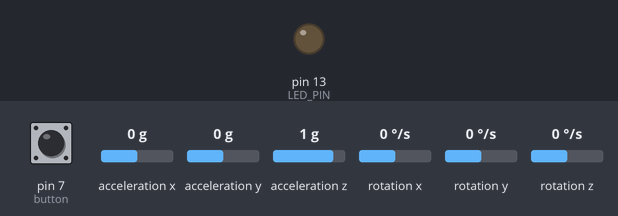
Bench run of a sketch on a simulated Arduino Uno, built with avr-gcc and run on an emulated ATmega328P. Shown: output pins drawn as LEDs (lit = HIGH). Dashed ring = blinking. The test bench sets the inputs (shaded band); at power-on: pin 7 (button) LOW, acceleration x 0 g, acceleration y 0 g, acceleration z 1 g, rotation x 0 °/s, rotation y 0 °/s, rotation z 0 °/s. What the sketch prints to the serial monitor is not drawn.

Above: at 1.2 s.
1.3 s: pin 7 (button) pulled HIGH for 0.15 s
At 1.37 s:
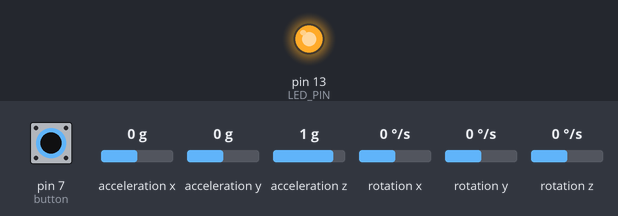
5.9 s: pin 7 (button) pulled HIGH for 1 s
At 7.4 s:
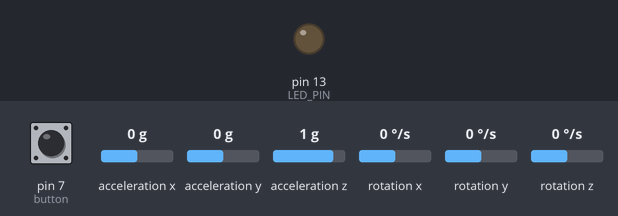
9.9 s: pin 7 (button) pulsed HIGH 2 times (0.12 s each, 0.3 s apart)
At 10.27 s:
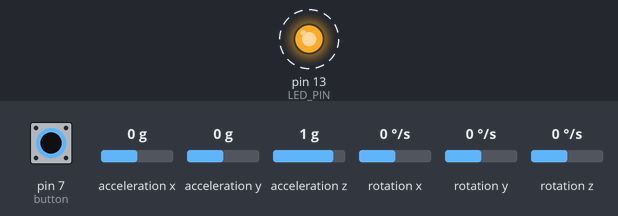
15.0 s: pin 7 (button) driven HIGH
At 15.6 s:
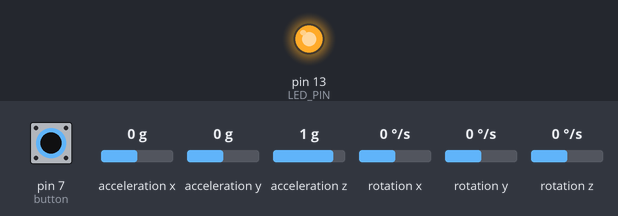
Timing chart, 0 to 17.5 s (numbered marks = the images above; inputs shaded):
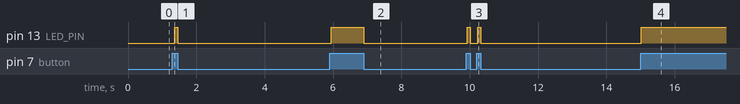

The sketch:

MPU6050_raw.ino
```cpp
// I2C device class (I2Cdev) demonstration Arduino sketch for MPU6050 class
// 10/7/2011 by Jeff Rowberg <jeff@rowberg.net>
// Updates should (hopefully) always be available at https://github.com/jrowberg/i2cdevlib
//
// Changelog:
//     2011-10-07 - initial release

/* ============================================
I2Cdev device library code is placed under the MIT license
Copyright (c) 2011 Jeff Rowberg

Permission is hereby granted, free of charge, to any person obtaining a copy
of this software and associated documentation files (the "Software"), to deal
in the Software without restriction, including without limitation the rights
to use, copy, modify, merge, publish, distribute, sublicense, and/or sell
copies of the Software, and to permit persons to whom the Software is
furnished to do so, subject to the following conditions:

The above copyright notice and this permission notice shall be included in
all copies or substantial portions of the Software.

THE SOFTWARE IS PROVIDED "AS IS", WITHOUT WARRANTY OF ANY KIND, EXPRESS OR
IMPLIED, INCLUDING BUT NOT LIMITED TO THE WARRANTIES OF MERCHANTABILITY,
FITNESS FOR A PARTICULAR PURPOSE AND NONINFRINGEMENT. IN NO EVENT SHALL THE
AUTHORS OR COPYRIGHT HOLDERS BE LIABLE FOR ANY CLAIM, DAMAGES OR OTHER
LIABILITY, WHETHER IN AN ACTION OF CONTRACT, TORT OR OTHERWISE, ARISING FROM,
OUT OF OR IN CONNECTION WITH THE SOFTWARE OR THE USE OR OTHER DEALINGS IN
THE SOFTWARE.
===============================================
*/

// Arduino Wire library is required if I2Cdev I2CDEV_ARDUINO_WIRE implementation
// is used in I2Cdev.h
#include "Wire.h"

// I2Cdev and MPU6050 must be installed as libraries, or else the .cpp/.h files
// for both classes must be in the include path of your project
#include "I2Cdev.h"
#include "MPU6050.h"

// class default I2C address is 0x68
// specific I2C addresses may be passed as a parameter here
// AD0 low = 0x68 (default for InvenSense evaluation board)
// AD0 high = 0x69
MPU6050 accelgyro;

int16_t ax, ay, az;
int16_t gx, gy, gz;

#define button 7
#define LED_PIN 13
int button_action = 0;

void setup() {
    // join I2C bus (I2Cdev library doesn't do this automatically)
    Wire.begin();

    // initialize serial communication
    // (38400 chosen because it works as well at 8MHz as it does at 16MHz, but
    // it's really up to you depending on your project)
    Serial.begin(9600);

    // initialize device
    //Serial.println("Initializing I2C devices...");
    accelgyro.initialize();

    // verify connection
    //Serial.println("Testing device connections...");
    //Serial.println(accelgyro.testConnection() ? "MPU6050 connection successful" : "MPU6050 connection failed");

    // configure Arduino LED for
    pinMode(LED_PIN, OUTPUT);
    pinMode(button,INPUT);
}

void loop() {
    // read raw accel/gyro measurements from device
    accelgyro.getMotion6(&ax, &ay, &az, &gx, &gy, &gz);

    // these methods (and a few others) are also available
    //accelgyro.getAcceleration(&ax, &ay, &az);
    //accelgyro.getRotation(&gx, &gy, &gz);

    // display tab-separated accel/gyro x/y/z values
    //Serial.print("a/g:\t");
    Serial.print(ax); Serial.print(",");
    Serial.print(ay); Serial.print(",");
    Serial.print(az); Serial.print(",");
    Serial.print(gx); Serial.print(",");
    Serial.print(gy); Serial.print(",");
    Serial.print(gz); Serial.print(" ");

    if(digitalRead(button) ==HIGH ){
        digitalWrite(LED_PIN,HIGH);
        Serial.print("a");
        delay(10);
        while(digitalRead(button) == HIGH){delay(1);}
        digitalWrite(LED_PIN,LOW);
    }
    delay(100);

}
```

Measured:
- after the input at 1.3 s, pin 13 (LED_PIN): LOW → HIGH after 0.06 s, → LOW 0.09 s later
- after the input at 5.9 s, pin 13 (LED_PIN): LOW → HIGH after 0.05 s, → LOW 0.95 s later
- after the input at 9.9 s, pin 13 (LED_PIN): alternates HIGH for 0.09 s and LOW for 0.21 s, 4 changes in all, then stays LOW, starting at once
- after the input at 15.0 s, pin 13 (LED_PIN): LOW → HIGH at once
